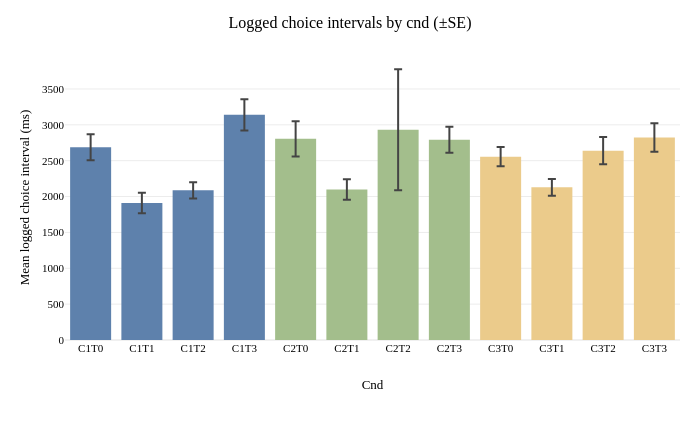

Notebook source saved alongside this figure:
### Markdown cell above
#### Logged choice-interval plots

Combined-condition bars use the context color; target conditions can be read from the line styles described above.

### Code cell
# Use the same condition colors as the reading-time figures.
choice_interval_figures = {}
for condition, summary in choice_summaries.items():
    figure = px.bar(
        summary, x=condition, y='mean_ms', color=condition,
        color_discrete_map=color_map, error_y=ERROR_BAR,
        hover_data={'sd_ms': ':.1f', 'se_ms': ':.1f', 'n_submissions': True},
        labels={condition: condition.replace('_', ' ').title(),
                'mean_ms': 'Mean logged choice interval (ms)'},
        title=f'Logged choice intervals by {condition.replace("_", " ")} (±{ERROR_BAR[:2].upper()})'
    )
    figure.update_layout(width=FIGURE_WIDTH, height=FIGURE_HEIGHT,
                         margin=dict(l=65, r=20, t=55, b=100), showlegend=False)
    figure.update_xaxes(tickangle=-35 if condition != 'cnd' else 0)
    choice_interval_figures[condition] = figure
    figure.show()

### Figure 1 — Plotly figure (JSON) as saved in the notebook; plotly's stock layout.template omitted (floating-point values rounded to 4 significant figures)
{"data": [{"customdata": [[1897.0, 180.9, 110.0]], "error_y": {"array": [180.9]}, "hovertemplate": "Cnd=%{x}<br>Mean logged choice interval (ms)=%{y}<br>sd_ms=%{customdata[0]:.1f}<br>se_ms=%{customdata[1]:.1f}<br>n_submissions=%{customdata[2]}<extra></extra>", "legendgroup": "C1T0", "marker": {"color": "#5e81ac", "pattern": {"shape": ""}}, "name": "C1T0", "orientation": "v", "showlegend": true, "textposition": "auto", "type": "bar", "x": ["C1T0"], "xaxis": "x", "y": [2689.0], "yaxis": "y"}, {"customdata": [[1494.0, 142.4, 110.0]], "error_y": {"array": [142.4]}, "hovertemplate": "Cnd=%{x}<br>Mean logged choice interval (ms)=%{y}<br>sd_ms=%{customdata[0]:.1f}<br>se_ms=%{customdata[1]:.1f}<br>n_submissions=%{customdata[2]}<extra></extra>", "legendgroup": "C1T1", "marker": {"color": "#5e81ac", "pattern": {"shape": ""}}, "name": "C1T1", "orientation": "v", "showlegend": true, "textposition": "auto", "type": "bar", "x": ["C1T1"], "xaxis": "x", "y": [1910.0], "yaxis": "y"}, {"customdata": [[1181.0, 112.6, 110.0]], "error_y": {"array": [112.6]}, "hovertemplate": "Cnd=%{x}<br>Mean logged choice interval (ms)=%{y}<br>sd_ms=%{customdata[0]:.1f}<br>se_ms=%{customdata[1]:.1f}<br>n_submissions=%{customdata[2]}<extra></extra>", "legendgroup": "C1T2", "marker": {"color": "#5e81ac", "pattern": {"shape": ""}}, "name": "C1T2", "orientation": "v", "showlegend": true, "textposition": "auto", "type": "bar", "x": ["C1T2"], "xaxis": "x", "y": [2087.0], "yaxis": "y"}, {"customdata": [[2271.0, 216.5, 110.0]], "error_y": {"array": [216.5]}, "hovertemplate": "Cnd=%{x}<br>Mean logged choice interval (ms)=%{y}<br>sd_ms=%{customdata[0]:.1f}<br>se_ms=%{customdata[1]:.1f}<br>n_submissions=%{customdata[2]}<extra></extra>", "legendgroup": "C1T3", "marker": {"color": "#5e81ac", "pattern": {"shape": ""}}, "name": "C1T3", "orientation": "v", "showlegend": true, "textposition": "auto", "type": "bar", "x": ["C1T3"], "xaxis": "x", "y": [3139.0], "yaxis": "y"}, {"customdata": [[2591.0, 247.1, 110.0]], "error_y": {"array": [247.1]}, "hovertemplate": "Cnd=%{x}<br>Mean logged choice interval (ms)=%{y}<br>sd_ms=%{customdata[0]:.1f}<br>se_ms=%{customdata[1]:.1f}<br>n_submissions=%{customdata[2]}<extra></extra>", "legendgroup": "C2T0", "marker": {"color": "#a3be8c", "pattern": {"shape": ""}}, "name": "C2T0", "orientation": "v", "showlegend": true, "textposition": "auto", "type": "bar", "x": ["C2T0"], "xaxis": "x", "y": [2805.0], "yaxis": "y"}, {"customdata": [[1489.0, 142.0, 110.0]], "error_y": {"array": [142.0]}, "hovertemplate": "Cnd=%{x}<br>Mean logged choice interval (ms)=%{y}<br>sd_ms=%{customdata[0]:.1f}<br>se_ms=%{customdata[1]:.1f}<br>n_submissions=%{customdata[2]}<extra></extra>", "legendgroup": "C2T1", "marker": {"color": "#a3be8c", "pattern": {"shape": ""}}, "name": "C2T1", "orientation": "v", "showlegend": true, "textposition": "auto", "type": "bar", "x": ["C2T1"], "xaxis": "x", "y": [2098.0], "yaxis": "y"}, {"customdata": [[8840.0, 842.8, 110.0]], "error_y": {"array": [842.8]}, "hovertemplate": "Cnd=%{x}<br>Mean logged choice interval (ms)=%{y}<br>sd_ms=%{customdata[0]:.1f}<br>se_ms=%{customdata[1]:.1f}<br>n_submissions=%{customdata[2]}<extra></extra>", "legendgroup": "C2T2", "marker": {"color": "#a3be8c", "pattern": {"shape": ""}}, "name": "C2T2", "orientation": "v", "showlegend": true, "textposition": "auto", "type": "bar", "x": ["C2T2"], "xaxis": "x", "y": [2932.0], "yaxis": "y"}, {"customdata": [[1897.0, 180.8, 110.0]], "error_y": {"array": [180.8]}, "hovertemplate": "Cnd=%{x}<br>Mean logged choice interval (ms)=%{y}<br>sd_ms=%{customdata[0]:.1f}<br>se_ms=%{customdata[1]:.1f}<br>n_submissions=%{customdata[2]}<extra></extra>", "legendgroup": "C2T3", "marker": {"color": "#a3be8c", "pattern": {"shape": ""}}, "name": "C2T3", "orientation": "v", "showlegend": true, "textposition": "auto", "type": "bar", "x": ["C2T3"], "xaxis": "x", "y": [2792.0], "yaxis": "y"}, {"customdata": [[1395.0, 133.0, 110.0]], "error_y": {"array": [133.0]}, "hovertemplate": "Cnd=%{x}<br>Mean logged choice interval (ms)=%{y}<br>sd_ms=%{customdata[0]:.1f}<br>se_ms=%{customdata[1]:.1f}<br>n_submissions=%{customdata[2]}<extra></extra>", "legendgroup": "C3T0", "marker": {"color": "#ebcb8b", "pattern": {"shape": ""}}, "name": "C3T0", "orientation": "v", "showlegend": true, "textposition": "auto", "type": "bar", "x": ["C3T0"], "xaxis": "x", "y": [2557.0], "yaxis": "y"}, {"customdata": [[1222.0, 116.5, 110.0]], "error_y": {"array": [116.5]}, "hovertemplate": "Cnd=%{x}<br>Mean logged choice interval (ms)=%{y}<br>sd_ms=%{customdata[0]:.1f}<br>se_ms=%{customdata[1]:.1f}<br>n_submissions=%{customdata[2]}<extra></extra>", "legendgroup": "C3T1", "marker": {"color": "#ebcb8b", "pattern": {"shape": ""}}, "name": "C3T1", "orientation": "v", "showlegend": true, "textposition": "auto", "type": "bar", "x": ["C3T1"], "xaxis": "x", "y": [2129.0], "yaxis": "y"}, {"customdata": [[1996.0, 190.3, 110.0]], "error_y": {"array": [190.3]}, "hovertemplate": "Cnd=%{x}<br>Mean logged choice interval (ms)=%{y}<br>sd_ms=%{customdata[0]:.1f}<br>se_ms=%{customdata[1]:.1f}<br>n_submissions=%{customdata[2]}<extra></extra>", "legendgroup": "C3T2", "marker": {"color": "#ebcb8b", "pattern": {"shape": ""}}, "name": "C3T2", "orientation": "v", "showlegend": true, "textposition": "auto", "type": "bar", "x": ["C3T2"], "xaxis": "x", "y": [2640.0], "yaxis": "y"}, {"customdata": [[2096.0, 199.9, 110.0]], "error_y": {"array": [199.9]}, "hovertemplate": "Cnd=%{x}<br>Mean logged choice interval (ms)=%{y}<br>sd_ms=%{customdata[0]:.1f}<br>se_ms=%{customdata[1]:.1f}<br>n_submissions=%{customdata[2]}<extra></extra>", "legendgroup": "C3T3", "marker": {"color": "#ebcb8b", "pattern": {"shape": ""}}, "name": "C3T3", "orientation": "v", "showlegend": true, "textposition": "auto", "type": "bar", "x": ["C3T3"], "xaxis": "x", "y": [2823.0], "yaxis": "y"}], "layout": {"barmode": "relative", "height": 440, "legend": {"title": {"text": "Cnd"}, "tracegroupgap": 0}, "margin": {"b": 100, "l": 65, "r": 20, "t": 55}, "showlegend": false, "title": {"text": "Logged choice intervals by cnd (±SE)"}, "width": 700, "xaxis": {"anchor": "y", "categoryarray": ["C1T0", "C1T1", "C1T2", "C1T3", "C2T0", "C2T1", "C2T2", "C2T3", "C3T0", "C3T1", "C3T2", "C3T3"], "categoryorder": "array", "domain": [0, 1], "tickangle": 0, "title": {"text": "Cnd"}}, "yaxis": {"anchor": "x", "domain": [0, 1], "title": {"text": "Mean logged choice interval (ms)"}}}}
